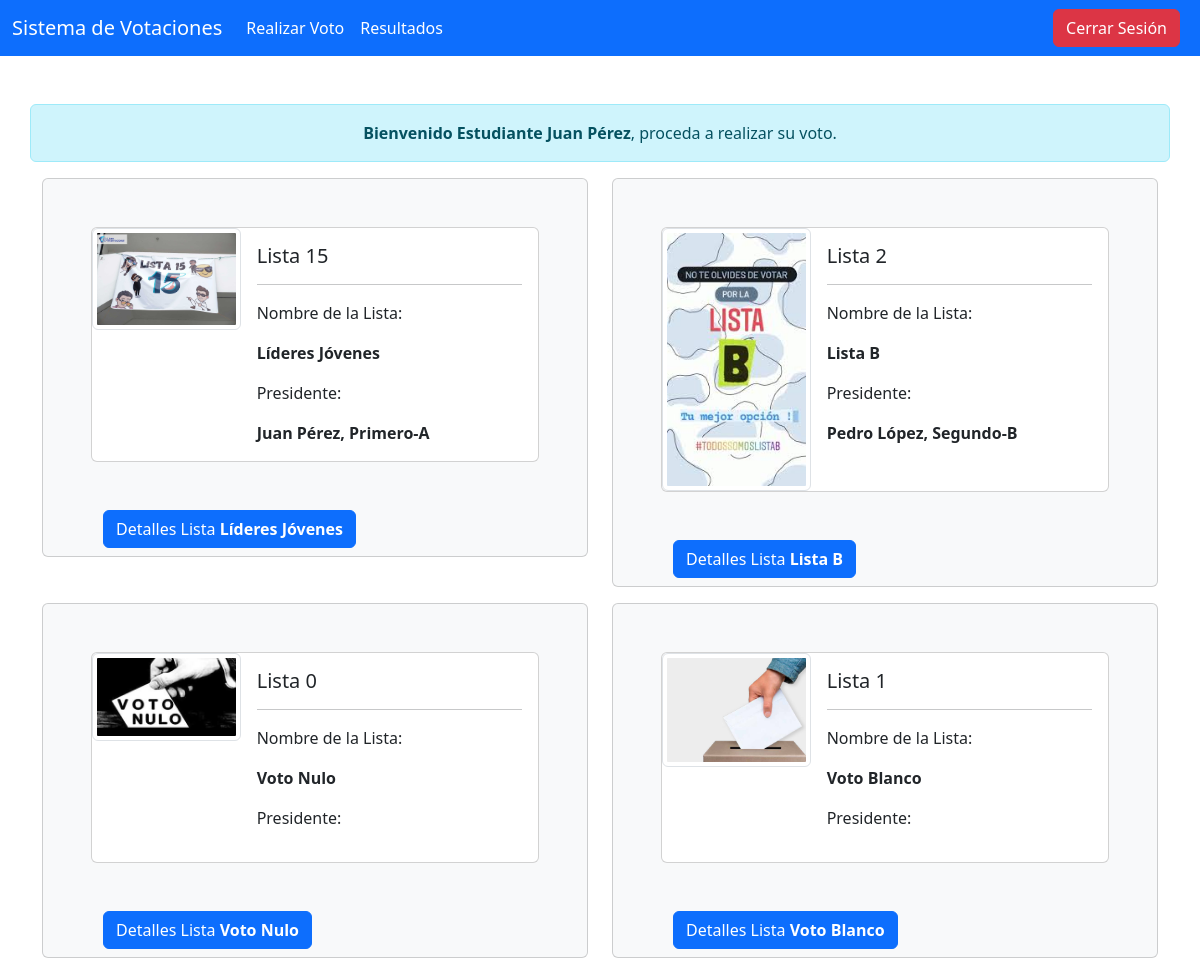
Page /listas/ (signed in) on the committed database.
### lista/models.py (models this page shows)
class Lista(models.Model):
    numero = models.CharField(max_length=5, unique=True)
    nombre = models.CharField(max_length=25, unique=True)
    propuesta = models.TextField(max_length=500, default='')
    foto = models.ImageField(upload_to='listas')
    def __str__(self) -> str:
        return f'{self.numero}, {self.nombre}'

### candidato/models.py (models this page shows, shortened)
class Candidato(models.Model):
    lista = models.ForeignKey(Lista, on_delete=models.CASCADE, related_name='candidatos', null=False, blank=False)
    estudiante = models.ForeignKey(Estudiante, on_delete=models.CASCADE, null=False, blank=False)
    foto = models.ImageField(upload_to='listas')
    dignidad = models.ForeignKey(Dignidad, on_delete=models.CASCADE, null=False, blank=False)

### estudiante/models.py (models this page shows)
class Estudiante(models.Model):
    user = models.ForeignKey(User, on_delete=models.CASCADE)
    curso = models.ForeignKey(Curso, on_delete=models.CASCADE)
    def __str__(self) -> str:
        return f'{self.user.first_name} {self.user.last_name}, {self.curso}'

class Curso(models.Model):
    nivel = models.CharField(default='1', choices=CURSOS, max_length=10)
    paralelo = models.CharField(max_length=1, default='a', choices=PARALELOS)
    def __str__(self) -> str:
        return f'{self.nivel}-{self.paralelo}'

### lista/views.py (the view)
# urls.py: path('listas/', listas, name = 'listas' )
@login_required(login_url= '/')      #requiere login
def listas(request):
    id_user = request.user.id
    context = {
        'listas': Lista.objects.all(),
        'estudiante': Estudiante.objects.get(user_id=id_user)
    }
    if request.GET.get('id_est') and request.GET.get('id_list'):
        id_est, id_list = request.GET['id_est'], request.GET['id_list']
        voto = Voto(estudiante_id = id_est, lista_id = id_list)
        voto.save()
        return redirect('/')
    return render(request, 'lista/lista.html', context)

### candidato/models.py (called while the page is built)
    def __str__(self) -> str:
        return f'{self.dignidad}'

### templates/lista/lista.html (shortened to what this page needs)
{%extends 'base.html'%}
{%block content%}
    <div class="alert alert-info text-center" role="alert">
        <b>Bienvenido Estudiante {{user.first_name}} {{user.last_name}}</b>, proceda a realizar su voto.
    </div>
    {%include 'sections/card_lista.html'%}
{%endblock%}

### templates/base.html (shortened to what this page needs)
<!doctype html>
<html lang="en">
  <head>
    <link href="https://cdn.jsdelivr.net/npm/bootstrap@5.3.3/dist/css/bootstrap.min.css" rel="stylesheet">
  </head>
  <body>
    {% include 'sections/header.html' %}
    <div class="container">
      <div class="row justify-content-center">
        {%block content%}
        {%endblock%}
      </div>
    </div>
  </body>
</html>

### templates/sections/header.html
<header>
  <nav class="navbar navbar-expand-lg bg-primary mb-5">
    <div class="container-fluid ">
      {% if request.user.is_authenticated %}
        <a class="navbar-brand text-white" href="{%url 'resultados'%}">Sistema de Votaciones</a>
      {% else %}
        <a class="navbar-brand text-white" href="{%url 'inicio_login'%}">Sistema de Votaciones</a>
      {% endif %}
      <div class="collapse navbar-collapse" id="navbarNav">
        <ul class="navbar-nav">
          {% if request.user.is_authenticated %}
            <li class="nav-item">
              <a class="nav-link active text-white" href="{%url 'listas'%}">Realizar Voto</a>
            </li>
          {% endif %}
          <li class="nav-item">
            <a class="nav-link active text-white" href="{%url 'resultados'%}">Resultados</a>
          </li>
        </ul>
      </div>
      {% if request.user.is_authenticated %}
        <button type="button" class="btn btn-danger me-2" onclick="window.location.href='{% url 'exit' %}'">Cerrar Sesión</button>
      {% endif %}
    </div>
  </nav>
</header>

### templates/sections/card_lista.html (shortened to what this page needs)
{%for lista in listas%}
  <div class="col-6">
    <div class="card mb-3  bg-light">
      <div class="card m-5 voto " style="max-width: 540px;" onclick="voto('{{lista}}', '{{estudiante.id}}', '{{lista.id}}', )">
        <div class="row g-0">
          <div class="col-md-4">
            {% if lista.foto %}
            <img src="{{ lista.foto.url }}" class="img-thumbnail" width="200" height="100" alt="Imagen de {{ lista.nombre }}">
            {% else %}
            <img src="" class="img-fluid rounded-start" alt="No hay imagen para esta lista">
            {% endif %}
          </div>
          <div class="col-md-8">
            <div class="card-body">
              <h5 class="card-title">Lista </b>{{lista.numero}}</b></h5><hr>
              <p class="card-text">Nombre de la Lista:</p>
              <p class="card-text"><b>{{lista.nombre}}</b></p>
              <p class="card-text">Presidente:</p>
              <p class="card-text"><b>{{lista.candidatos.first.estudiante}}</b></p>
            </div>
          </div>
        </div>
      </div>
      <div>
        <div class="container ms-5 mb-2">
          <button type="button" class="btn btn-primary" data-bs-toggle="modal" data-bs-target="#detalleLista{{ lista.id }}">
            Detalles Lista <b>{{lista.nombre}}</b>
          </button>
        </div>
      </div>
    </div>
  </div>
{%endfor%}

### rows in the picture
Lista: foto (picture), numero "15", nombre "Líderes Jóvenes", candidatos.first.estudiante "Juan Pérez, Primero-A"
Lista: foto (picture), numero "2", nombre "Lista B", candidatos.first.estudiante "Pedro López, Segundo-B"
Lista: foto (picture), numero "0", nombre "Voto Nulo"
Lista: foto (picture), numero "1", nombre "Voto Blanco"

### other values in the picture
{{ user.first_name }} "Juan"
{{ user.last_name }} "Pérez"
